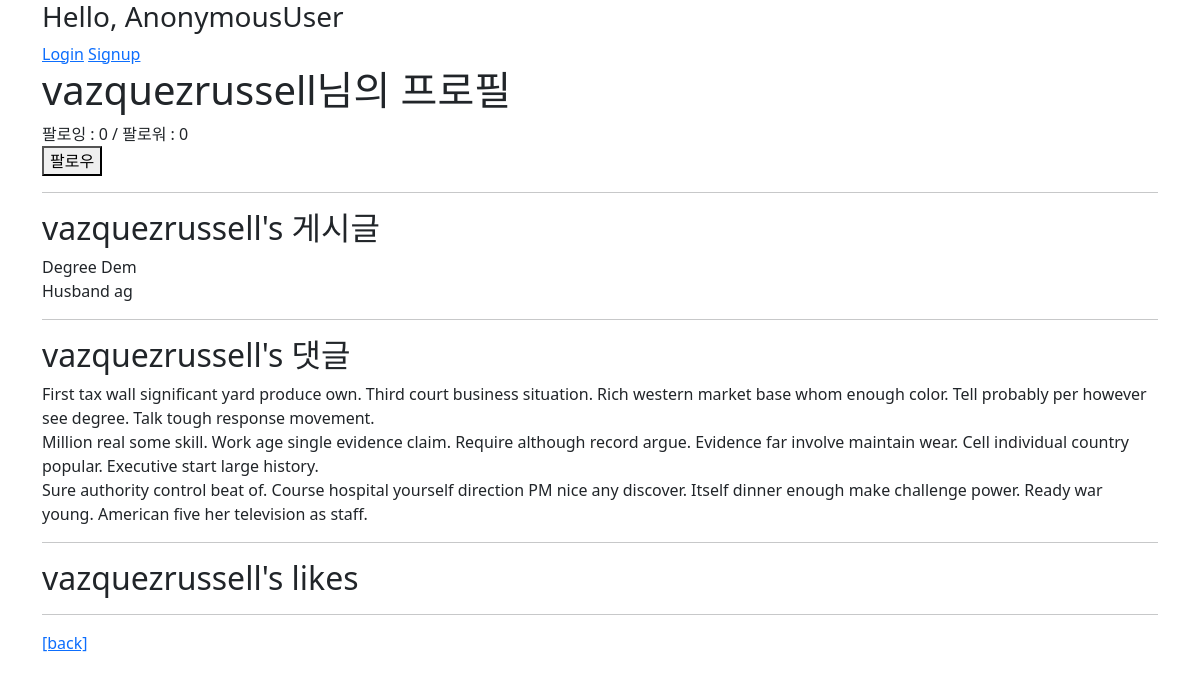
Screenshot of /accounts/vazquezrussell/ with the database file from the repository.
### accounts/models.py (models this page shows)
class User(AbstractUser):
    followings = models.ManyToManyField('self', symmetrical=False, related_name='followers')

### articles/models.py (models this page shows, shortened)
class Article(models.Model):
    user = models.ForeignKey(settings.AUTH_USER_MODEL, on_delete=models.CASCADE)
    like_users = models.ManyToManyField(settings.AUTH_USER_MODEL, related_name='like_articles')
    title = models.CharField(max_length=10)
    content = models.TextField()
    created_at = models.DateTimeField(auto_now_add=True)
    updated_at = models.DateTimeField(auto_now=True)

class Comment(models.Model):
    article = models.ForeignKey(Article, on_delete=models.CASCADE)
    user = models.ForeignKey(settings.AUTH_USER_MODEL, on_delete=models.CASCADE)
    content = models.CharField(max_length=200)
    created_at = models.DateTimeField(auto_now_add=True)
    updated_at = models.DateTimeField(auto_now=True)

### accounts/views.py (the view)
# urls.py: path('<username>/', views.profile, name='profile'),
def profile(request, username):
    person = get_object_or_404(get_user_model(), username=username)
    context = {
        'person': person,
    }
    return render(request, 'accounts/profile.html', context)

### accounts/templates/accounts/profile.html (shortened to what this page needs)
{% extends 'base.html' %}
{% block content %}
<h1>{{ person.username }}님의 프로필</h1>
{% with followings=person.followings.all followers=person.followers.all %}
  <div>
    <div>
      팔로잉 : <span id="following-{{ person.pk }}">{{ followings|length }}</span> / 팔로워 : <span id="follower-{{ person.pk }}">{{ followers|length }}</span>
    </div>
    {% if request.user != person %}
      <div>
        <form id="follow-form" data-id="{{ person.pk }}">
          {% if request.user in followers %}
            <button id="follow-{{ person.pk }}" class='btn-secondary'>언팔로우</button>
          {% else %}
            <button id="follow-{{ person.pk }}" class='btn-primary'>팔로우</button>
          {% endif %}
        </form>
      </div>
    {% endif %}
  </div>
{% endwith %}
<hr>
<h2>{{ person.username }}'s 게시글</h2>
{% for article in person.article_set.all %}
  <div>{{ article.title }}</div>
{% endfor %}
<hr>
<h2>{{ person.username }}'s 댓글</h2>
{% for comment in person.comment_set.all %}
  <div>{{ comment.content }}</div>
{% endfor %}
<hr>
<h2>{{ person.username }}'s likes</h2>
<hr>
<a href="{% url 'articles:index' %}">[back]</a>
{% endblock %}

### rows the page displays
User: username "vazquezrussell"
Article: title "Degree Dem"
Article: title "Husband ag"
Comment: content "First tax wall significant yard produce own. Third court business situation. Rich western market base whom enough color. Tell probably per however see degree. Talk tough response movement."
Comment: content "Million real some skill. Work age single evidence claim. Require although record argue. Evidence far involve maintain wear. Cell individual country popular. Executive start large history."
Comment: content "Sure authority control beat of. Course hospital yourself direction PM nice any discover. Itself dinner enough make challenge power. Ready war young. American five her television as staff."

### other values shown
{{ followings|length }} "0"
{{ followers|length }} "0"
